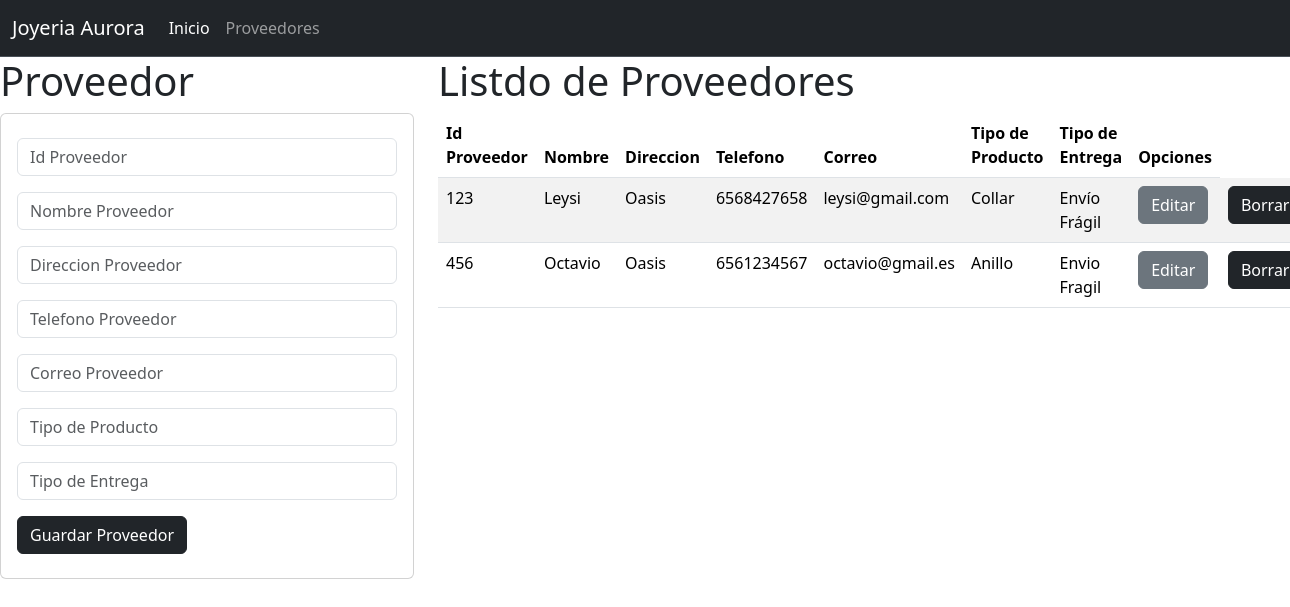
The page / on the database its author committed.
### proveedor_app/models.py (models this page shows, shortened)
class Proveedor(models.Model):
    id_proveedor=models.PositiveSmallIntegerField(primary_key=True,max_length=6)
    nombre=models.CharField(max_length=100)
    direccion=models.CharField(max_length=100)
    telefono=models.PositiveBigIntegerField(max_length=10)
    correo=models.CharField(max_length=100)
    tipo_de_producto=models.CharField(max_length=50)
    tipo_de_entrega=models.CharField(max_length=50)

### proveedor_app/views.py (the view)
# urls.py: path('',views.inicio_vista,name="inicio_vista"),
def inicio_vista(request):
    losproveedores=Proveedor.objects.all()
    return render(request,'gestionarProveedor.html',{"misproveedores":losproveedores})

### proveedor_app/templates/gestionarProveedor.html
{% extends "base.html" %}
{% block cuerpo %}
<div class="row">
    <div class="col-sm-12 col-md-4 col-lg-4 col-xl-4">
        <h1>Proveedor</h1>
        <div class="card">
            <div class="card-body">
                <form action="registrarProveedor/" method="POST"> {% csrf_token %}
                    <div class="form-group py-2">
                        <input type="text" id="numidproveedor" name="numidproveedor" class="form-control" placeholder="Id Proveedor" minlength="1" maxlength="6" required>
                    </div>
                    <div class="form-group py-2">
                        <input type="text" id="txtnombre" name="txtnombre" class="form-control" placeholder="Nombre Proveedor" maxlength="100" required>
                    </div>
                    <div class="form-group py-2">
                        <input type="text" id="txtdireccion" name="txtdireccion" class="form-control" placeholder="Direccion Proveedor" maxlength="100" required>
                    </div>
                    <div class="form-group py-2">
                        <input type="text" id="numtelefono" name="numtelefono" class="form-control" placeholder="Telefono Proveedor" maxlength="10" required>
                    </div>
                    <div class="form-group py-2">
                        <input type="text" id="txtcorreo" name="txtcorreo" class="form-control" placeholder="Correo Proveedor" maxlength="50" required>
                    </div>
                    <div class="form-group py-2">
                        <input type="text" id="txtproducto" name="txtproducto" class="form-control" placeholder="Tipo de Producto" maxlength="100" required>
                    </div>
                    <div class="form-group py-2">
                        <input type="text" id="txtentrega" name="txtentrega" class="form-control" placeholder="Tipo de Entrega" maxlength="100" required>
                    </div>
                    <div class="form-group py-2">
                        <button type="submit" class="btn btn-dark">Guardar Proveedor</button>
                    </div>
                </form>
            </div>
        </div>
    </div>
    <div class="col-sm-12 col-md-8 col-lg-8 col-xl-8">
        <h1>Listdo de Proveedores</h1>
        <table class="table table-striped">
            <thead>
                <tr>
                    <th scope="col">Id Proveedor</th>
                    <th scope="col">Nombre</th>
                    <th scope="col">Direccion</th>
                    <th scope="col">Telefono</th>
                    <th scope="col">Correo</th>
                    <th scope="col">Tipo de Producto</th>
                    <th scope="col">Tipo de Entrega</th>
                    <th>Opciones</th>
                </tr>
            </thead>
            <tbody>
                {% for m in misproveedores %}
                    <tr>
                        <td> {{m.id_proveedor}} </td>
                        <td> {{m.nombre}} </td>
                        <td> {{m.direccion}} </td>
                        <td> {{m.telefono}} </td>
                        <td> {{m.correo}} </td>
                        <td> {{m.tipo_de_producto}} </td>
                        <td> {{m.tipo_de_entrega}} </td>
                        <td><a href="seleccionarProveedor/{{m.id_proveedor}}" class="btn btn-secondary">Editar</a></td>
                        <td><a href="borrarProveedor/{{m.id_proveedor}}" class="btn btn-dark">Borrar</a></td>
                    </tr>
                {% endfor %}
            </tbody>
        </table>
    </div>
</div>
{% endblock %}

### proveedor_app/templates/base.html (shortened to what this page needs)
<!doctype html>
<html lang="es">
<head>
    <link href="https://cdn.jsdelivr.net/npm/bootstrap@5.3.3/dist/css/bootstrap.min.css" rel="stylesheet">
</head>
<body>
    <nav class="navbar navbar-expand-lg bg-dark border-bottom border-body" data-bs-theme="dark">
        <div class="container-fluid">
            <a class="navbar-brand" href="#">Joyeria Aurora</a>
            <div class="collapse navbar-collapse" id="navbarNav">
            <ul class="navbar-nav">
                <li class="nav-item">
                <a class="nav-link active" aria-current="page" href="#">Inicio</a>
                </li>
                <li class="nav-item">
                <a class="nav-link" href="#">Proveedores</a>
                </li>
            </ul>
            </div>
        </div>
    </nav>
    <div class"container">
        {% block cuerpo %}
        {% endblock %}
    </div>
</body>
</html>

### rows shown on the page
Proveedor: id_proveedor "123", nombre "Leysi", direccion "Oasis", telefono "6568427658", correo "leysi@gmail.com", tipo_de_producto "Collar", tipo_de_entrega "Envío Frágil"
Proveedor: id_proveedor "456", nombre "Octavio", direccion "Oasis", telefono "6561234567", correo "octavio@gmail.es", tipo_de_producto "Anillo", tipo_de_entrega "Envio Fragil"
